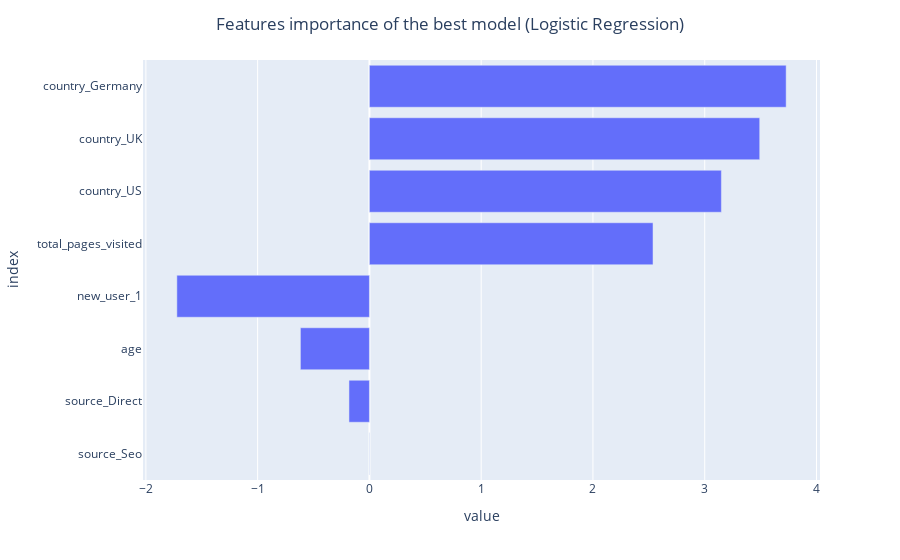

Write notebook code for a chart like this one.
### Code cell
import plotly.express as px

fig = px.bar(feature_importance, orientation='h')
fig.update_layout(showlegend=False, 
                  margin={'l': 120}, title_x=0.5,
                  title_text="Features importance of the best model (Logistic Regression)")
fig.show()

### Figure 1 — Plotly figure (JSON) as saved in the notebook; plotly's stock layout.template omitted (floating-point values rounded to 4 significant figures)
{"data": [{"hovertemplate": "variable=coefficients<br>value=%{x}<br>index=%{y}<extra></extra>", "legendgroup": "coefficients", "marker": {"color": "#636efa", "pattern": {"shape": ""}}, "name": "coefficients", "orientation": "h", "showlegend": true, "textposition": "auto", "type": "bar", "x": [-0.001597, -0.1829, -0.6174, -1.723, 2.538, 3.149, 3.492, 3.729], "xaxis": "x", "y": ["source_Seo", "source_Direct", "age", "new_user_1", "total_pages_visited", "country_US", "country_UK", "country_Germany"], "yaxis": "y"}], "layout": {"barmode": "relative", "legend": {"title": {"text": "variable"}, "tracegroupgap": 0}, "margin": {"l": 120, "t": 60}, "showlegend": false, "title": {"text": "Features importance of the best model (Logistic Regression)", "x": 0.5}, "xaxis": {"anchor": "y", "domain": [0, 1], "title": {"text": "value"}}, "yaxis": {"anchor": "x", "domain": [0, 1], "title": {"text": "index"}}}}
